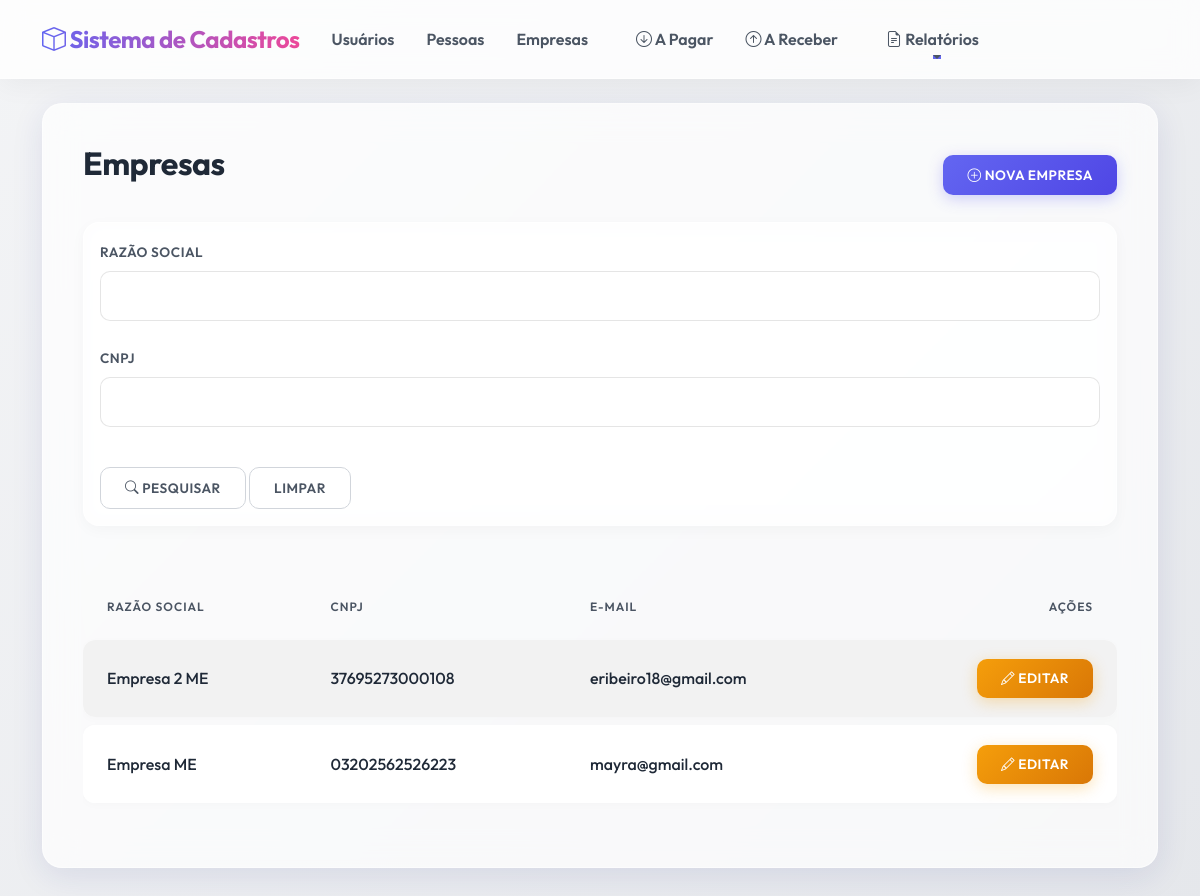
/cadastros/empresas/, run on the app's committed database.
### cadastros/models.py (models this page shows, shortened)
class Empresa(models.Model):
    razao_social = models.CharField('Razão Social', max_length=150)
    cnpj = models.CharField('CNPJ', max_length=18, unique=True)
    email = models.EmailField('E-mail', blank=True, null=True)
    data_criacao = models.DateTimeField(auto_now_add=True)
    data_atualizacao = models.DateTimeField(auto_now=True)
    class Meta:
        verbose_name = 'Empresa'
        verbose_name_plural = 'Empresas'
        ordering = ['razao_social']

### cadastros/views.py (the view)
# urls.py: path('empresas/', views.EmpresaListView.as_view(), name='empresa_list'),
class EmpresaListView(FilterView):
    model = Empresa
    template_name = 'cadastros/empresa_list.html'
    filterset_class = EmpresaFilter
    paginate_by = 10

### cadastros/templates/cadastros/empresa_list.html (shortened to what this page needs)
{% extends 'cadastros/base.html' %}
{% load crispy_forms_tags %}
{% block content %}
<div class="row mb-3">
    <div class="col-md-12 d-flex justify-content-between align-items-center">
        <h2>Empresas</h2>
        <a href="{% url 'empresa_create' %}" class="btn btn-primary"><i class="bi bi-plus-circle"></i> Nova Empresa</a>
    </div>
</div>
<div class="card mb-4">
    <div class="card-body bg-light">
        <form method="get" class="row gx-3 gy-2 align-items-center">
            {{ filter.form|crispy }}
            <div class="col-auto">
                <button type="submit" class="btn btn-secondary mt-3"><i class="bi bi-search"></i> Pesquisar</button>
                <a href="{% url 'empresa_list' %}" class="btn btn-outline-secondary mt-3">Limpar</a>
            </div>
        </form>
    </div>
</div>
<div class="table-responsive">
    <table class="table table-striped table-hover">
        <thead class="table-dark">
            <tr>
                <th>Razão Social</th>
                <th>CNPJ</th>
                <th>E-mail</th>
                <th class="text-end">Ações</th>
            </tr>
        </thead>
        <tbody>
            {% for empresa in object_list %}
            <tr>
                <td>{{ empresa.razao_social }}</td>
                <td>{{ empresa.cnpj }}</td>
                <td>{{ empresa.email|default:"-" }}</td>
                <td class="text-end">
                    <a href="{% url 'empresa_update' empresa.pk %}" class="btn btn-sm btn-warning" title="Editar">
                        <i class="bi bi-pencil"></i> Editar
                    </a>
                </td>
            </tr>
            {% empty %}
            <tr>
                <td colspan="4" class="text-center">Nenhum registro encontrado.</td>
            </tr>
            {% endfor %}
        </tbody>
    </table>
</div>
{% endblock %}

### cadastros/templates/cadastros/base.html (style rules this page uses)
:root { --primary-accent: #6366f1; --primary-hover: #4f46e5; --secondary-accent: #ec4899; --bg-gradient: linear-gradient(135deg, #f3f4f6 0%, #e5e7eb 100%); --glass-bg: rgba(255, 255, 255, 0.7); --glass-border: rgba(255, 255, 255, 0.5); --glass-shadow: 0 8px 32px rgba(31, 38, 135, 0.1); --text-main: #1f2937; --text-light: #4b5563; }
body { font-family: 'Outfit', sans-serif; background: var(--bg-gradient); background-attachment: fixed; color: var(--text-main); min-height: 100vh; }
h1, h2, h3 { font-weight: 700; color: var(--text-main); letter-spacing: -0.5px; }
h2 { font-size: 2rem; margin-bottom: 1.5rem; }
.card { background: rgba(255, 255, 255, 0.5) !important; border: 1px solid rgba(255, 255, 255, 0.6) !important; border-radius: 16px; box-shadow: 0 4px 15px rgba(0,0,0,0.03); backdrop-filter: blur(10px); }
.card-body.bg-light { background-color: transparent !important; }
.btn { font-weight: 600; border-radius: 10px; padding: 0.6rem 1.5rem; text-transform: uppercase; font-size: 0.85rem; letter-spacing: 0.5px; transition: all 0.3s cubic-bezier(0.4, 0, 0.2, 1); border: none; }
.btn-primary { background: linear-gradient(135deg, var(--primary-accent), var(--primary-hover)); color: white; box-shadow: 0 4px 15px rgba(99, 102, 241, 0.3); }
.btn-secondary, .btn-outline-secondary { background: rgba(255, 255, 255, 0.8); color: var(--text-light); border: 1px solid #d1d5db; }
.btn-warning { background: linear-gradient(135deg, #f59e0b, #d97706); color: white; box-shadow: 0 4px 15px rgba(245, 158, 11, 0.3); }
.table { background: transparent; margin-top: 1.5rem; border-collapse: separate; border-spacing: 0 8px; }
.table-dark { background-color: transparent !important; --bs-table-bg: transparent; --bs-table-color: var(--text-light); }
.table thead th { background: transparent; color: var(--text-light) !important; font-weight: 600; text-transform: uppercase; font-size: 0.75rem; letter-spacing: 1px; border: none; padding: 1rem 1.5rem; }
.table tbody tr { background: rgba(255, 255, 255, 0.6); border-radius: 12px; box-shadow: 0 2px 10px rgba(0,0,0,0.02); transition: all 0.2s ease; }
.table tbody td { border: none; padding: 1.2rem 1.5rem; vertical-align: middle; color: var(--text-main); font-weight: 500; }
.table tbody td:first-child { border-top-left-radius: 12px; border-bottom-left-radius: 12px; }
.table tbody td:last-child { border-top-right-radius: 12px; border-bottom-right-radius: 12px; }
.form-control, .form-select { background: rgba(255, 255, 255, 0.7); border: 1px solid rgba(0, 0, 0, 0.1); border-radius: 10px; padding: 0.8rem 1.2rem; font-size: 0.95rem; color: var(--text-main); transition: all 0.3s ease; }
.form-label { font-weight: 600; color: var(--text-light); font-size: 0.85rem; text-transform: uppercase; letter-spacing: 0.5px; margin-bottom: 0.5rem; }

### data on the page
Empresa: razao_social "Empresa 2 ME", cnpj "37695273000108", email "eribeiro18@gmail.com"
Empresa: razao_social "Empresa ME", cnpj "03202562526223", email "mayra@gmail.com"
